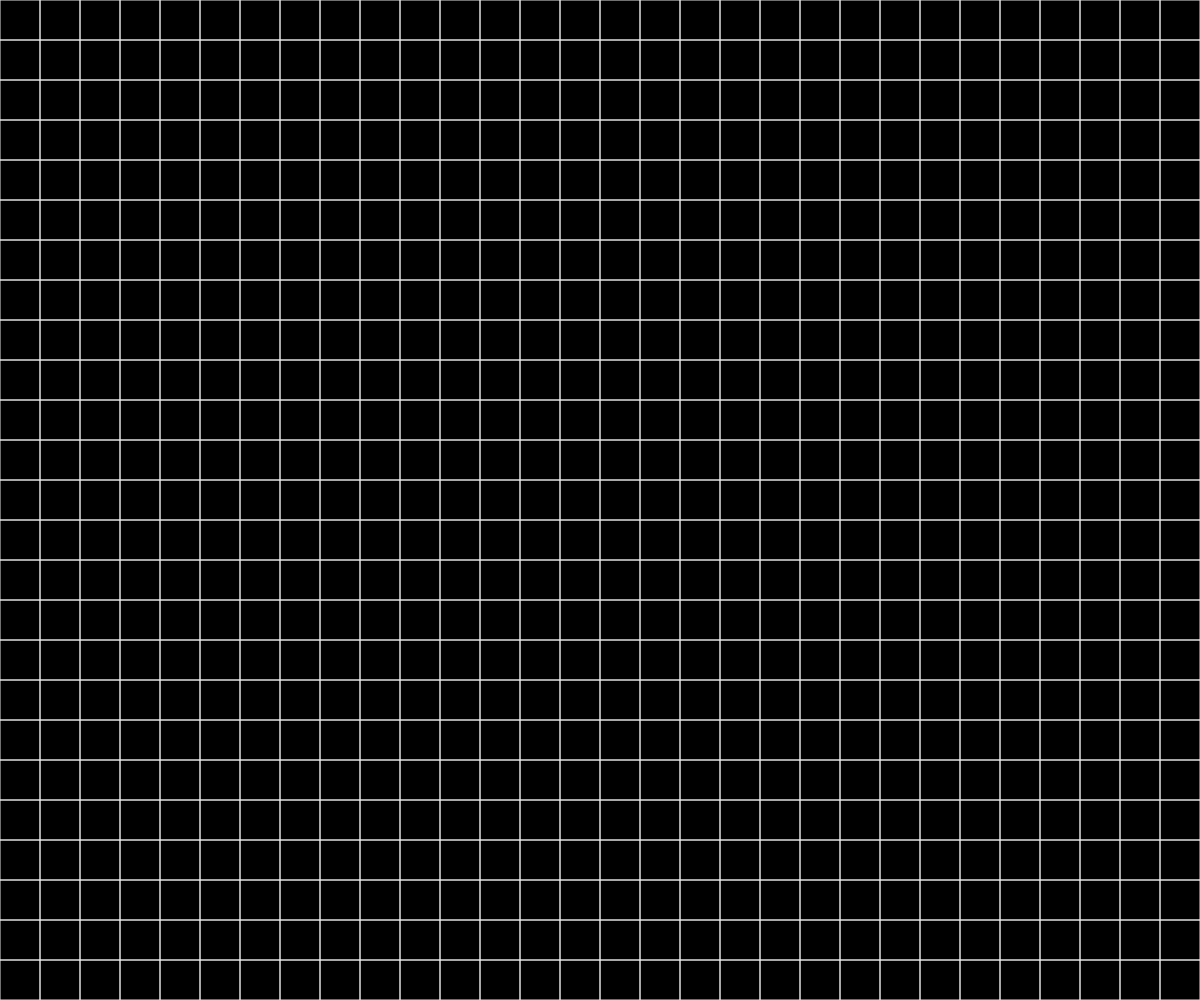
Frame 1 (no input)
Frame 60 (no input): identical to frame 1, image omitted
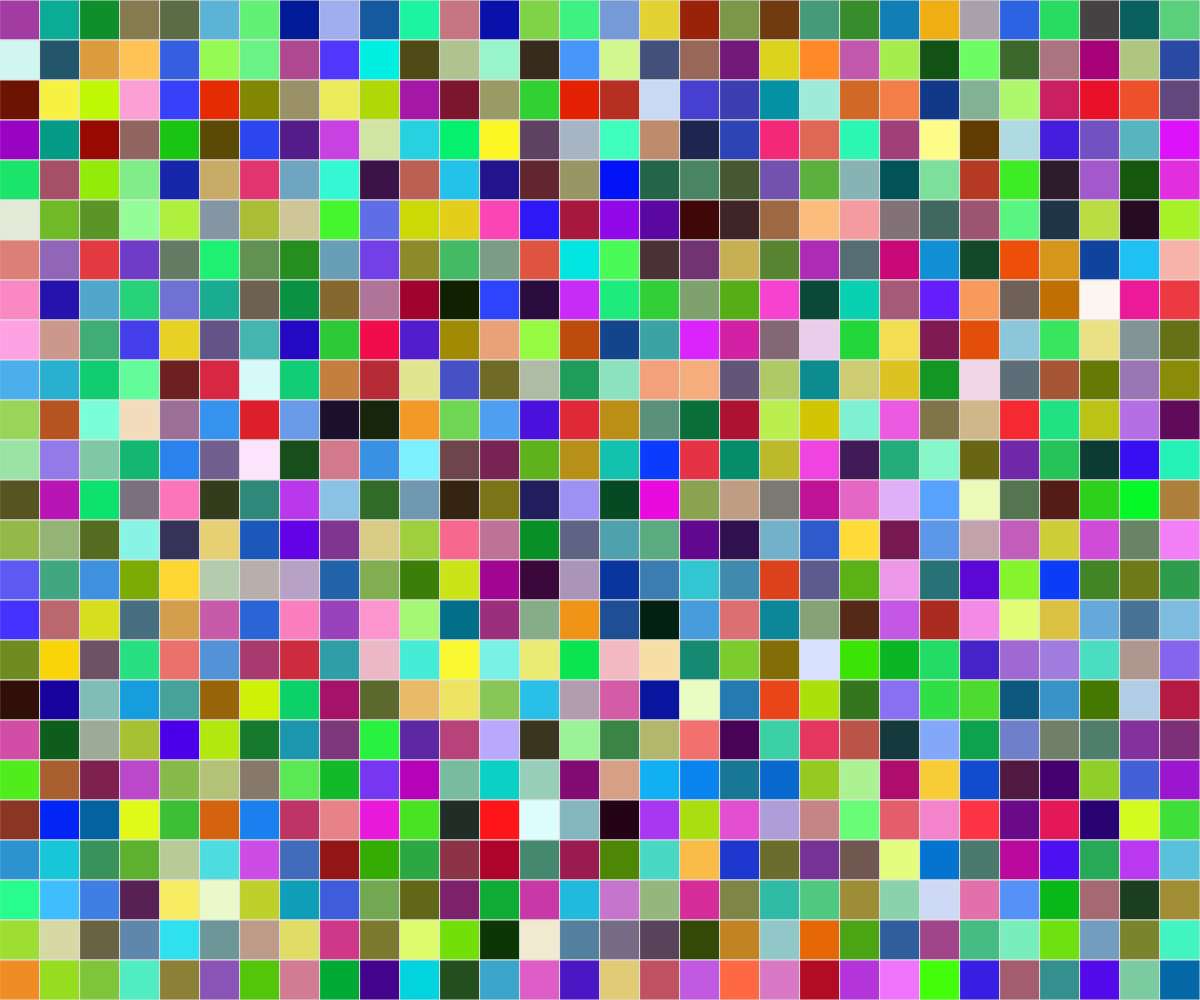
Frame 120 (the mouse pressed at the canvas centre since frame 60)

The p5.js sketch that drew these frames (run headless with seeded random() and noise() and a simulated clock; from frame 60 on, the mouse is pressed at the canvas centre):

// p5.js sketch
// ── sketch.js
var cols, rows;
var w = 40;
var grid = [];


function setup() {
  createCanvas(windowWidth, windowHeight);

  cols = floor(width / w);
  rows = floor(height / w);

  console.log(mouseX, mouseY);

  for (var j = 0; j < rows; j++) {
    for (var i = 0; i < cols; i++) {
      var cell = new Cell(i, j);
      grid.push(cell);
    }
  }
}

function draw() {
  background(0);

  for (var i = 0; i < grid.length; i++) {
    grid[i].show();
  }

  if (mouseIsPressed) {
    for (var j = 0; j < rows; j++) {
      for (var k = 0; k < cols; k++) {
        randomColor = color(random(255), random(255), random(255));
        fill(randomColor);
        rect(k * w, j * w, w, w);
      }
    }
  }




}

function Cell(i, j) {
  this.i = i;
  this.j = j;

  this.show = function() {
    var x = this.i * w;
    var y = this.j * w;
    stroke(225);
    line(x, y, x + w, y);
    line(x + w, y, x + w, y + w);
    line(x + w, y + w, x, y + w);
    line(x, y + w, x, y);

  };

}
